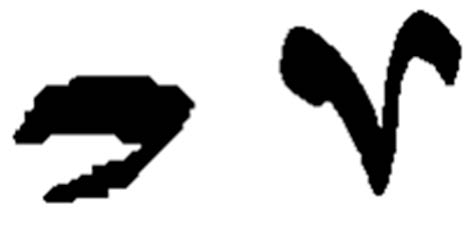
#> input picture notebooks/03-acs/special_diacritics.jpg, 475 x 232 px
$ python -i train_model.py   (imports and definitions only)
#> lines starting #> are read from the running program, lines starting #| are printed output that depends on the picture
#> further down, picture is the input picture: shape (232, 475); min 0, max 255, mean 200.1
from sklearn import svm

from skimage.exposure import histogram
from skimage import io
from skimage.filters import threshold_otsu
from skimage.color import rgb2gray

from scipy.signal import convolve2d

import time
import numpy as np
import os
import fire
import pickle


# [26 lines left out: function preprocessing_image, not called in this run]


def feature_extraction_lpq(img, winSize=3, freqestim=2):

    # alpha in STFT approaches (for Gaussian derivative alpha=1)
#> called with winSize = 3, freqestim = 2
    STFTalpha = 1/winSize
    # Sigma for STFT Gaussian window (applied if freqestim==2)
    sigmaS = (winSize-1)/4
    # Sigma for Gaussian derivative quadrature filters (applied if freqestim==3)
    sigmaA = 8/(winSize-1)

    # Compute descriptor responses only on part that have full neigborhood.
    # Use 'same' if all pixels are included (extrapolates np.image with zeros).
    convmode = 'valid'

    # Convert np.image to double
    img = np.float64(img)
    # Get radius from window size
    r = (winSize-1)/2
    # Form spatial coordinates in window
    x = np.arange(-r, r+1)[np.newaxis]

    u = np.arange(1, r+1)

    # STFT uniform window
    if freqestim == 1:
        #  Basic STFT filters
        w0 = np.ones_like(x)
        w1 = np.exp(-2*np.pi*x*STFTalpha*1j)
        w2 = np.conj(w1)
    # STFT Gaussian window (equals to Gaussian quadrature filter pair)
    elif freqestim == 2:
        # Basic STFT filters
        w0 = (x * 0 + 1)
        w1 = np.exp(-2*np.pi*x*STFTalpha*1j)
        w2 = np.conj(w1)
        # Gaussian window
        gs = np.exp(- 0.5 * (x / sigmaS) ** 2) / \
            (np.multiply(np.sqrt(2 * np.pi), sigmaS))
        # Windowed filters
        w0 = np.multiply(gs, w0)
        w1 = np.multiply(gs, w1)
        w2 = np.multiply(gs, w2)
        # Normalize to zero mean
        w1 = w1 - np.mean(w1)
        w2 = w2 - np.mean(w2)
    # Gaussian derivative quadrature filter pair
    elif freqestim == 3:

        G0 = np.exp(- x ** 2 * (np.sqrt(2) * sigmaA) ** 2)

        G1_zeros = np.concatenate((np.zeros(len(u)), np.asarray([0])))
        G1 = np.asarray(
            [np.concatenate((G1_zeros, u * np.exp(- u ** 2 * sigmaA ** 2)))])

        # Normalize to avoid small numerical values (do not change the phase response we use)
        G0 = G0 / np.max(np.abs(G0))
        G1 = G1 / np.max(np.abs(G1))

        # Compute spatial domain correspondences of the filters
        w0 = np.real(np.fft.fftshift(np.fft.ifft(np.fft.ifftshift(G0))))
        w1 = np.fft.fftshift(np.fft.ifft(np.fft.ifftshift(G1)))
        w2 = np.conj(w1)

        # Normalize to avoid small numerical values (do not change the phase response we use)
        w0 = w0 / \
            np.max(
                np.abs(np.array([np.real(np.max(w0)), np.imag(np.max(w0))])))
        w1 = w1 / \
            np.max(
                np.abs(np.array([np.real(np.max(w1)), np.imag(np.max(w1))])))
        w2 = w2 / \
            np.max(
                np.abs(np.array([np.real(np.max(w2)), np.imag(np.max(w2))])))

    # Run filters to compute the frequency response in the four points. Store np.real and np.imaginary parts separately
    # Run first filter
    filterResp1 = convolve2d(convolve2d(img, w0.T, convmode), w1, convmode)
    filterResp2 = convolve2d(convolve2d(img, w1.T, convmode), w0, convmode)
    filterResp3 = convolve2d(convolve2d(img, w1.T, convmode), w1, convmode)
    filterResp4 = convolve2d(convolve2d(img, w1.T, convmode), w2, convmode)

    # Initilize frequency domain matrix for four frequency coordinates (np.real and np.imaginary parts for each frequency).
    freqResp = np.dstack([filterResp1.real, filterResp1.imag,
                          filterResp2.real, filterResp2.imag,
                          filterResp3.real, filterResp3.imag,
                          filterResp4.real, filterResp4.imag])

    # Perform quantization and compute LPQ codewords
    inds = np.arange(freqResp.shape[2])[np.newaxis, np.newaxis, :]
    LPQdesc = ((freqResp > 0)*(2**inds)).sum(2)
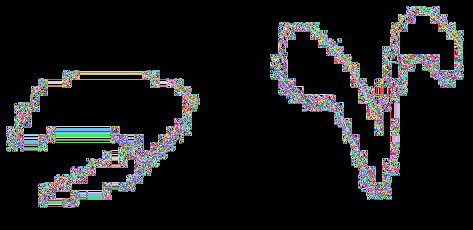
#> LPQdesc: shape (230, 473) int64; 245 distinct labels, from 0 to 255; one colour per label, 0 black

    LPQdesc = np.histogram(LPQdesc.flatten(), range(256))[0]
#> LPQdesc = 255 values, max 89828 at index 0, min 0 at index 29, mean 426.6

    LPQdesc = LPQdesc/LPQdesc.sum()
#> LPQdesc = 255 values, max 0.826 at index 0, min 0 at index 29, mean 0.00392

    return LPQdesc


# [62 lines left out: functions get_training_features, train, not called in this run]


# [2 lines not run here, left out]

>>> import cv2
>>> picture = cv2.imread('../../notebooks/03-acs/special_diacritics.jpg', cv2.IMREAD_GRAYSCALE)
>>> result = feature_extraction_lpq(picture)
#> result has the same summary as LPQdesc in feature_extraction_lpq
